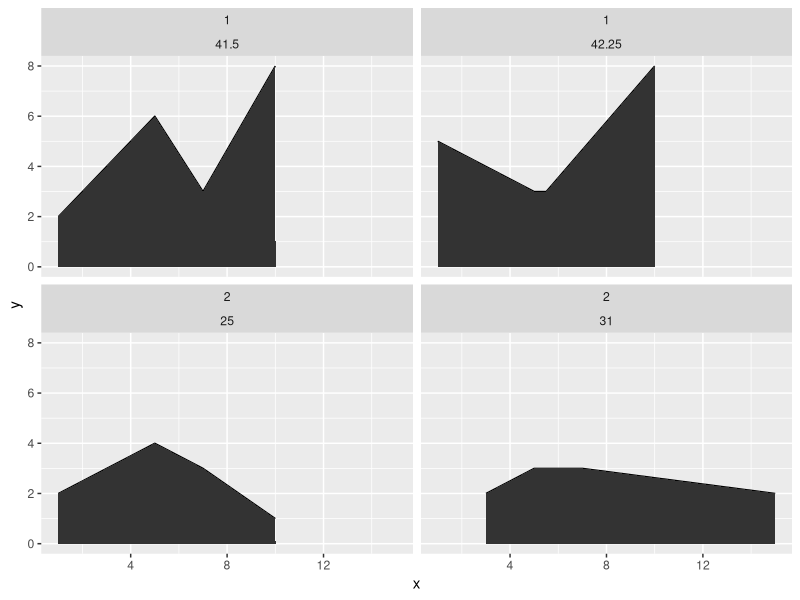
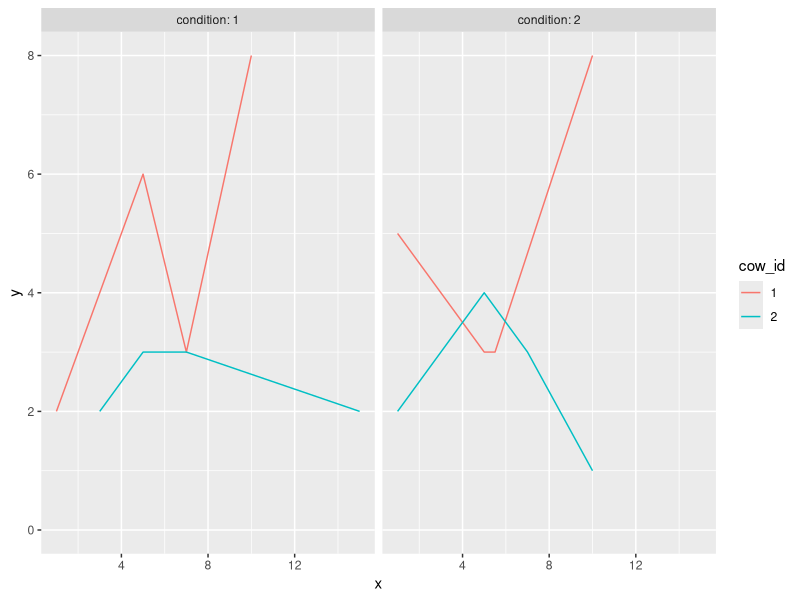
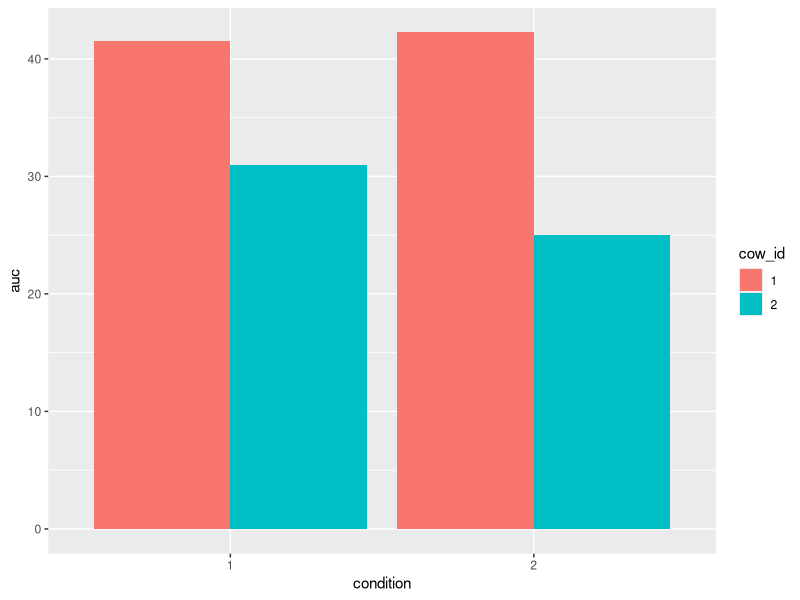
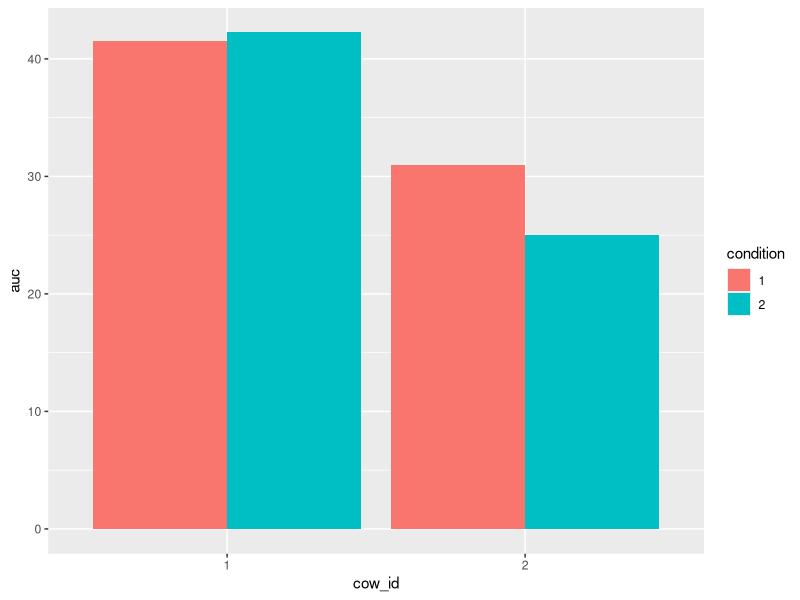

Here is the R script that generated these plots, in order:
## ---- chunk 1
knitr::opts_chunk$set(echo = TRUE)
#install.packages("dplyr")
#install.packages("ggplot2")
library(dplyr)
library(ggplot2)
## ---- chunk 2
area_under_curve <- function (x, y) {
  
  n <- length(y)
  
  res <- 0
  
  for (i in 1:(n-1)) {
    
    res <- res + ((x[i+1] - x[i]) * (y[i] + y[i+1]))
    
  }
  
  res <- res / 2
  
  return(res)
}


## ---- chunk 3

area_under_curve2 <- function (x, y) {
  
  id <- order(x)
  res <- sum(diff(x[id])* rollmean(y[id],2))
  
  return(res)
  
}
## ---- chunk 4
df <-
tibble(
  condition = c(1, 1, 1, 1, 1, 1, 1, 1, 2, 2, 2, 2, 2, 2, 2, 2),
  cow_id = c(1, 1, 1, 1, 2, 2, 2, 2, 1, 1, 1, 1, 2, 2, 2, 2),
  x = c(1, 5, 7, 10, 3, 5, 7, 15, 1, 5, 5.5, 10, 1, 5, 7, 10),
  y = c(2, 6, 3,  8, 2, 3, 3,  2, 5, 3, 3,  8, 2, 4, 3,  1)
) %>%
  group_by(condition, cow_id) %>%
  arrange(x) %>%
  ##an additional colulmn named auc calculated from the function above is now associated with each cow
  mutate(auc = area_under_curve(x, y)) %>%
  ungroup() %>%
  mutate(cow_id = factor(cow_id), condition = factor(condition))
## ---- chunk 5

Plot1 <- ggplot(data = df, aes(x = x, y = y)) +
  geom_line() +
  geom_area() +
  facet_wrap(vars(cow_id, auc)) +
  scale_y_continuous(limits = c(0, NA))


Plot2 <- ggplot(data = df, aes(x = x, y = y, colour = cow_id)) +
  geom_line() +
  facet_wrap(vars(condition), labeller = label_both) +
  scale_y_continuous(limits = c(0, NA))
  

Plot3 <- ggplot(data = df, aes(x = condition, y = auc, fill = cow_id, group = cow_id)) +
  geom_col(position = "dodge")


Plot4 <- ggplot(data = df, aes(x = cow_id, y = auc, fill = condition, group = condition)) +
  geom_col(position = "dodge")
